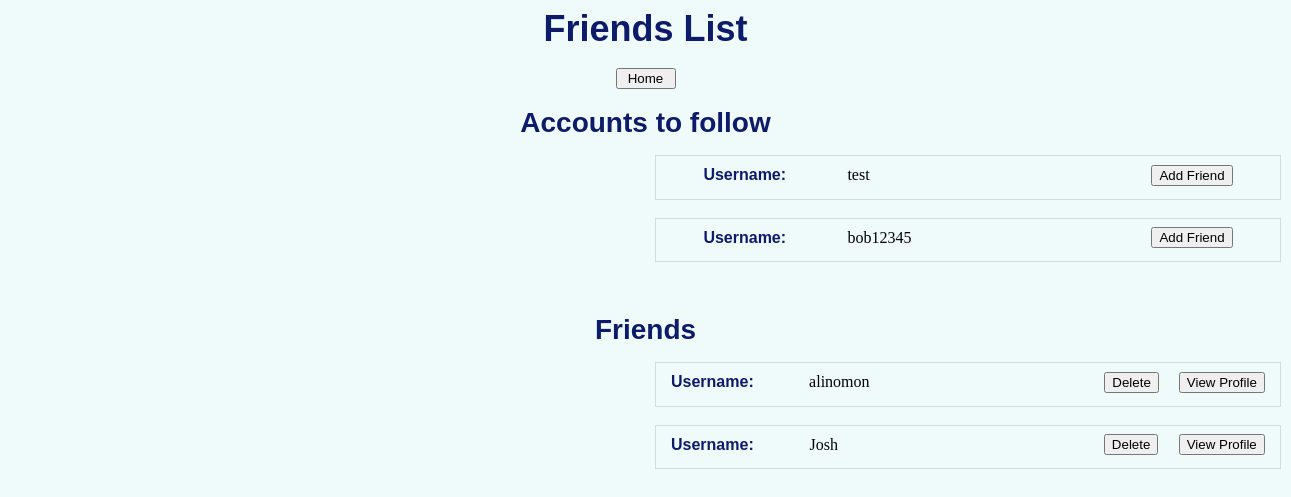
/friends (signed in), run on an earlier commit of the app's database.
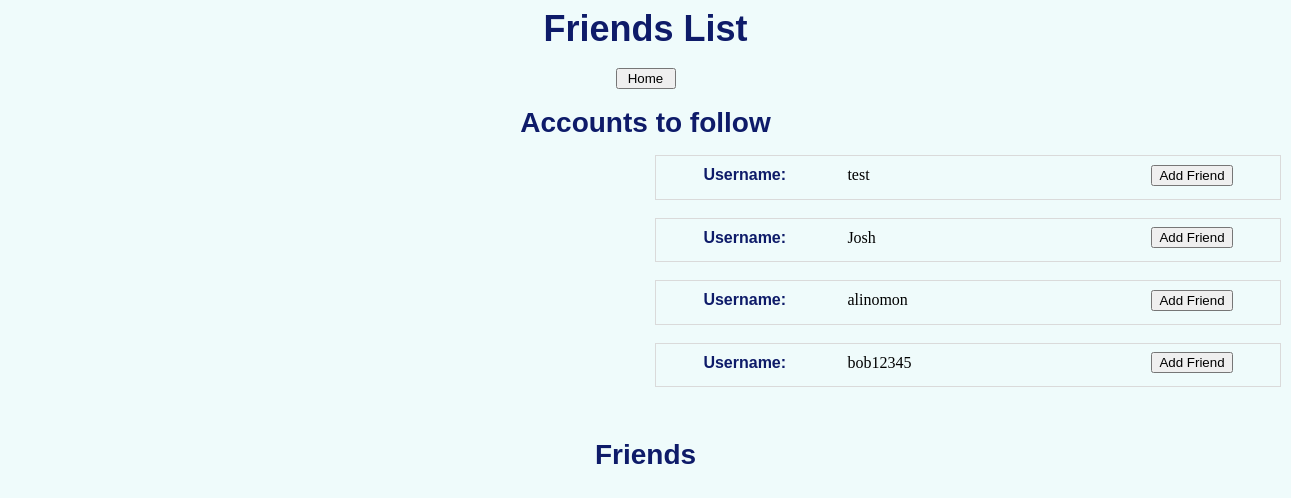
And on a later commit of the database.
### app/models.py (models this page shows)
class Users(db.Model):
    id = db.Column(db.Integer, primary_key=True)
    email = db.Column(db.String(200))
    username = db.Column(db.String(200))
    password = db.Column(db.String(200))

class Friends(db.Model):
    id = db.Column(db.Integer, primary_key=True)
    username1 = db.Column(db.String(200))
    username2 = db.Column(db.String(200))

### app/views.py (the view)
@app.route('/friends', methods=['POST', 'GET'])
def Friends():
    users = models.Users.query.all()
    friends = CurrentFriends()
    usersFinal = []
    for user in users:
        foundUser = False
        if user.username != session['username']:
            for friend in friends:
                if user.username == friend.username2:
                    foundUser = True
            if foundUser == False:
                usersFinal.append(user)
    logging.debug("Friends")
    return render_template('friends.html', users=usersFinal, friends = friends)

### app/views.py (called while the page is built)
def CurrentFriends():
    friends = models.Friends.query.all()
    friendList = []
    for friend in friends:
        if friend.username2 != session['username'] and friend not in friendList:
            friendList.append(friend)
    logging.debug("Friends")
    return friendList

### app/templates/friends.html (shortened to what this page needs)
<!DOCTYPE html>
<head>
  <link rel="stylesheet" href="{{ url_for('static', filename='css/blog.css')}}">
</head>
<body class = "body">
  <div style = "text-align: center;">
    <div>
      <span class="generaltitle">Friends List</span>
      <br>
      <br>
      <a href="{{ url_for('Home') }}"><button type="button" style="width:60px;">Home</button></a>
      <br>
      <br>
    </div>
  </div>
    <div style = "text-align: center;">
        <span class="generalsubtitle">Accounts to follow</span>
        <ul>
          {% for friends in users %}
          <fieldset style="position:relative; left:605px; width: 600px; border:thin solid #DADADA;" >
            <table border="0" align="center" style="text-align:left;">
              <tr>
                <td width="140px" class="bodyforms">
                    Username:
                </td>
                <td width="300px">
                    {{ friends.username }}
                </td>
                <td>
                  <a href="{{ url_for('AddFriend', username = friends.username) }}"><button type="button">Add Friend</button></a>
                </td>
              </tr>
            </table>
          </fieldset>
          <br>
          {% endfor %}
        </ul>
        <br>
      </div>
      <div style = "text-align: center;">
          <span class="generalsubtitle">Friends</span>
          <ul>
            {% for user in friends %}
            <fieldset style="position:relative; left:605px; width: 600px; border:thin solid #DADADA;" >
              <table border="0" align="center" style="text-align:left;">
                <tr>
                  <td width="140px" class="bodyforms">
                      Username:
                  </td>
                  <td width="300px">
                      {{ user.username2 }}
                  </td>
                  <td width="90px" style="text-align:center;">
                   <a href="{{ url_for('delete', username=user.username2) }}"><button type="button">Delete</button></a>
                  </td>
                  <td width="90px" style="text-align:center;">
                   <a href="{{ url_for('Profile', username=user.username2) }}"><button type="button">View Profile</button></a>
                  </td>
                </tr>
              </table>
            </fieldset>
            <br>
            {% endfor %}
          </ul>
          <br>
        </div>
</body>
</html>

### app/static/css/blog.css (style rules this page uses)
body { background-color: #EFFBFB; }
.generaltitle { font-weight:bold; font-size:36px; color:#0e1b69; font-family:sans-serif; }
.generalsubtitle { font-weight:bold; font-size:28px; color:#0e1b69; font-family:sans-serif; }
.bodyforms { font-weight:bold; font-size:16px; color:#0e1b69; font-family:sans-serif; }

What changed in the data, as far as the page shows it:
removed Friends: username2 "alinomon"
removed Friends: username2 "Josh"
now on this page (row unchanged): Users: username "Josh"
now on this page (row unchanged): Users: username "alinomon"
